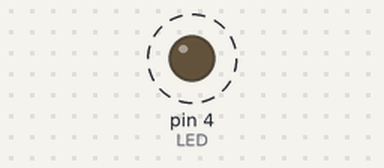
A sketch run on a simulated Arduino Uno, built with avr-gcc and run on an emulated ATmega328P. On the bench: output pins drawn as LEDs (lit = HIGH). Dashed ring = blinking.

Above: at 0.5 s.
Timing chart, 0 to 4.6 s (numbered marks = the images above):
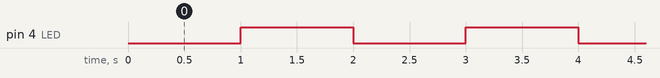

The sketch:

led_blink.ino
```cpp
#define LED 4  // GPIO2 (D4 in NodeMCU)

void setup() {
  pinMode(LED, OUTPUT); // Set LED pin as output
}

void loop() {
  digitalWrite(LED, LOW);  // Turn LED ON
  delay(1000);                     // Wait 1 second

  digitalWrite(LED, HIGH); // Turn LED OFF
  delay(1000);                     // Wait 1 second
}
```

Measured:
- by itself, pin 4 (LED): alternates HIGH for 1.0 s and LOW for 1.0 s
